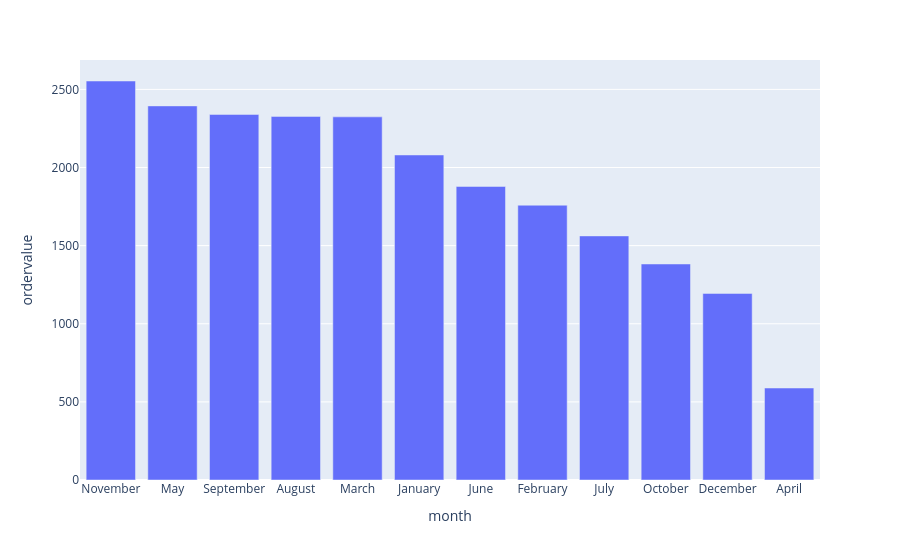

Notebook cell for this chart:
### Code cell
px.bar(cat_month, x = 'month', y= 'ordervalue')

### Figure 1 — Plotly figure (JSON) as saved in the notebook; plotly's stock layout.template omitted (floating-point values rounded to 4 significant figures)
{"data": [{"hovertemplate": "month=%{x}<br>ordervalue=%{y}<extra></extra>", "legendgroup": "", "marker": {"color": "#636efa", "pattern": {"shape": ""}}, "name": "", "orientation": "v", "showlegend": false, "textposition": "auto", "type": "bar", "x": ["November", "May", "September", "August", "March", "January", "June", "February", "July", "October", "December", "April"], "xaxis": "x", "y": [2554.0, 2394.0, 2340.0, 2327.0, 2324.0, 2080.0, 1879.0, 1759.0, 1562.0, 1383.0, 1194.0, 588.8], "yaxis": "y"}], "layout": {"barmode": "relative", "legend": {"tracegroupgap": 0}, "margin": {"t": 60}, "xaxis": {"anchor": "y", "domain": [0, 1], "title": {"text": "month"}}, "yaxis": {"anchor": "x", "domain": [0, 1], "title": {"text": "ordervalue"}}}}
